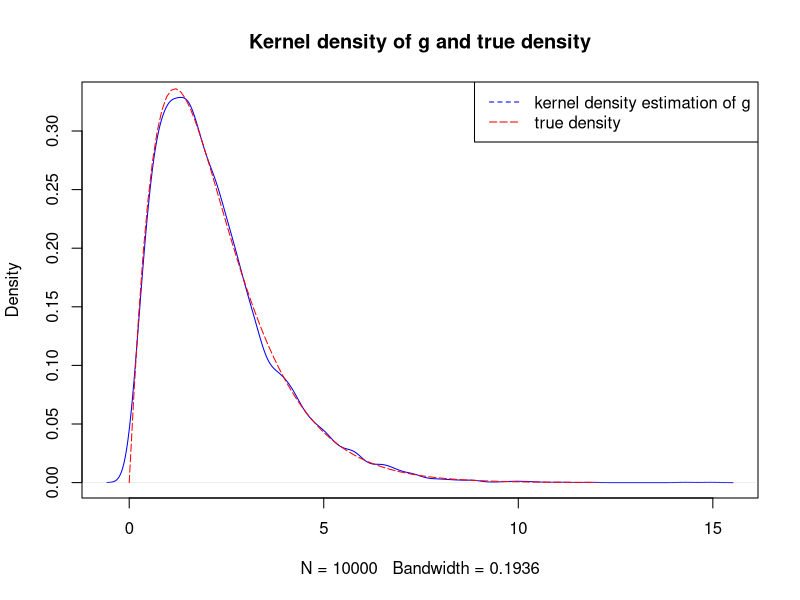
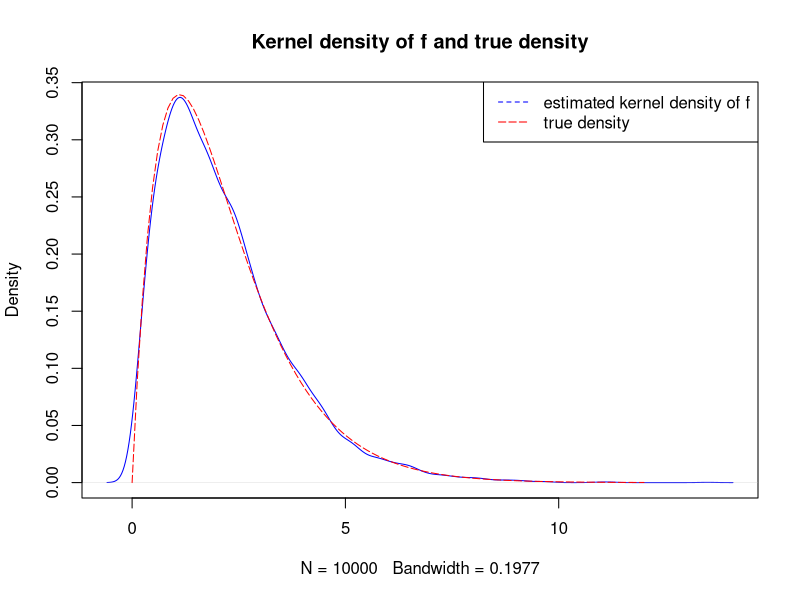
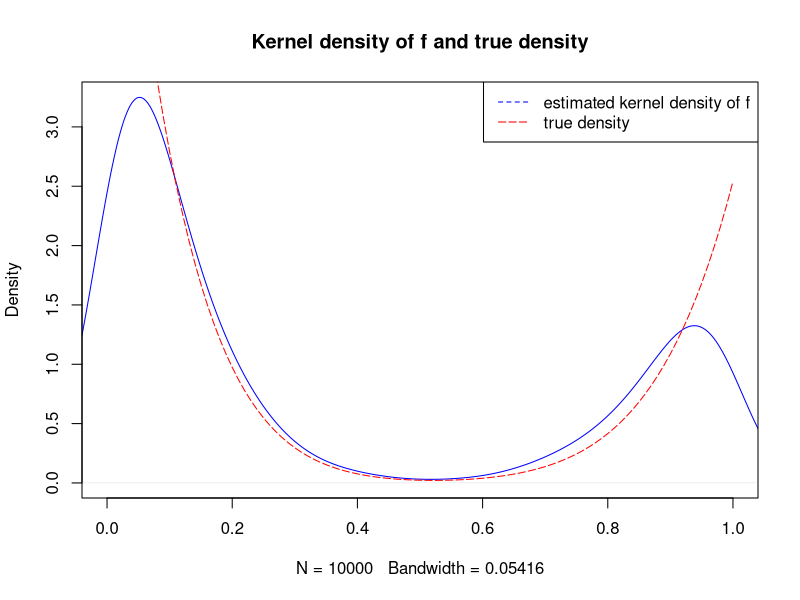
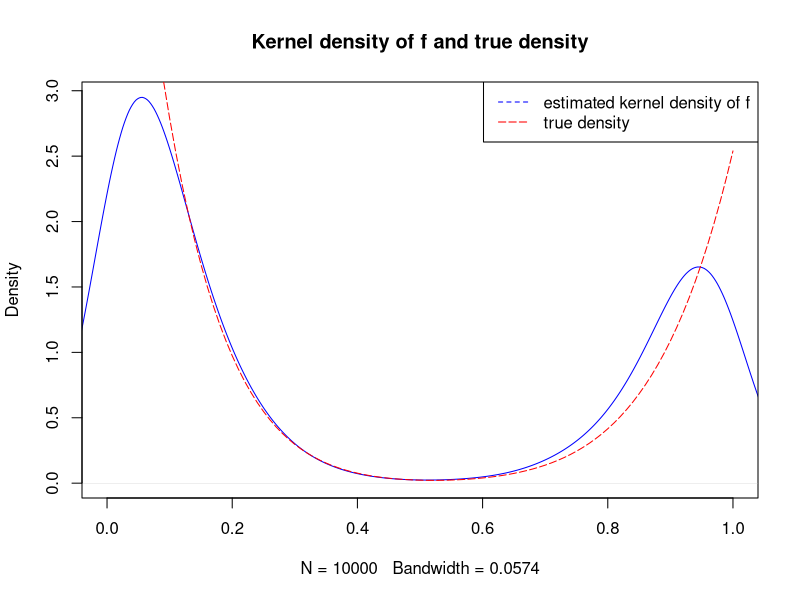

The R source for these figures, in order:
## ---- chunk 1
g.sample <- function(n, theta){
  C <- 1/(2*gamma(theta)+gamma(theta + 1/2))
  ind <- runif(n, 0, 1)
  g.sample <- as.numeric(ind < 2*gamma(theta)*C) * rgamma(n, shape = theta, scale = 1) + 
    (1 - as.numeric(ind < 2*gamma(theta)*C)) * rgamma(n, shape = (theta + 1/2), scale = 1)
  return(g.sample)
}
n <- 10000
theta <- 2
set.seed(123)
g.s <- g.sample(n, theta = theta)


gx <- function(x){
  C <- 1/(2*gamma(theta)+gamma(theta + 1/2))
  2*gamma(theta)*C*dgamma(x, shape = theta, scale = 1) + 
    gamma(theta + 1/2)*C*dgamma(x, shape = (theta + 1/2), scale = 1)
}

plot(density(g.s), main = "Kernel density of g and true density", col = "blue", lty = 1)
plot(gx, 0, 12, add = TRUE, col = "red", lty = 5)
legend("topright", col = c("blue", "red"), c("kernel density estimation of g", "true density"),
       lty = c(2, 5))
## ---- chunk 2
f.rs <- function(n, theta){
  u <- runif(n, 0, 1)
  g_s <- g.sample(n, theta)
  rate <- sqrt(4 + g_s)/(2 + g_s^(1/2))
  f.s <- g_s[u < rate]
  return(f.s)
}

n <- 15000
theta <- 2
f.s <- f.rs(n, theta)[1:10000]


fx <- function(x){
  qx <- function(x) sqrt(4 + x) * (x^(theta-1)) * exp(-x)
  G <- integrate(qx, 0, Inf)
  (sqrt(4 + x) * (x^(theta-1)) * exp(-x))/G$value
}

plot(density(f.s), main = "Kernel density of f and true density", col = "blue", lty = 1)
plot(fx, 0, 12, add = TRUE, col = "red", lty = 5)
legend("topright", col = c("blue", "red"), c("estimated kernel density of f", "true density"),
       lty = c(2, 5))
## ---- chunk 3
mix.beta <- function(n, beta, theta){
  a <- min(theta, beta)
  u <- runif(n, 0, 1)
  s <- as.numeric(u > 1/3)*rbeta(n, shape1 = 1, shape2 = a) + 
    (1-as.numeric(u > 1/3))*rbeta(n, shape1 = a, shape2 = 1)
  return(s)
}

mix.rs <- function(n, beta, theta){
  u <- runif(n, 0, 1)
  a <- min(beta, theta)
  mbs <- mix.beta(n, beta, theta)
  rate <- (mbs^(theta-1)/(1+mbs^2) + sqrt(2 + mbs^2)*(1-mbs)^(beta-1))/(mbs^a+2*(1-mbs)^(a-1))
  m.sample <- mbs[u < rate]
  return(m.sample)
}

theta <- 10
beta <- 10
n <- 22000
set.seed(123)
sp <- mix.rs(n, beta, theta)[1:10000]

fx <- function(x){
  qx <- function(x) x^(theta-1)/(1+x^2) + sqrt(2 + x^2)*(1-x)^(beta-1)
  (x^(theta-1)/(1+x^2) + sqrt(2 + x^2)*(1-x)^(beta-1))/integrate(qx, 0, 1)$value
}

plot(density(sp), xlim = c(0,1), main = "Kernel density of f and true density", col = "blue", lty = 1)
plot(fx, 0, 1, add = TRUE, col = "red", lty = 5)
legend("topright", col = c("blue", "red"), c("estimated kernel density of f", "true density"),
       lty = c(2, 5))

## ---- chunk 4
sep.beta <- function(n, beta, theta){
  X <- rep(NA, n)
  rate <- rep(NA, n)
  u1 <- runif(n, 0, 1)
  ind <- 1/theta + sqrt(3)/beta
  I1 <- u1 > (1/theta)/ind; n1 <- sum(u1 > (1/theta)/ind)
  I2 <- u1 <= (1/theta)/ind; n2 <- n-n1
  X[I1] <- rbeta(n1, shape1 = 1, shape2 = beta)
  X[I2] <- rbeta(n2, shape1 = theta, shape2 = 1)
  
  u2 <- runif(n, 0, 1)
  rate[I1] <- 1/(1 + X[I1]^2)
  rate[I2] <- sqrt((2+X[I2]^2)/3)
  
  s <- X[u2 < rate]
  return(s)
}

theta <- 10
beta <- 10
n <- 12000
set.seed(123)
sp <- sep.beta(n, beta, theta)[1:10000]

plot(density(sp), xlim = c(0,1), main = "Kernel density of f and true density", col = "blue", lty = 1)
plot(fx, 0, 1, add = TRUE, col = "red", lty = 5)
legend("topright", col = c("blue", "red"), c("estimated kernel density of f", "true density"),
       lty = c(2, 5))

